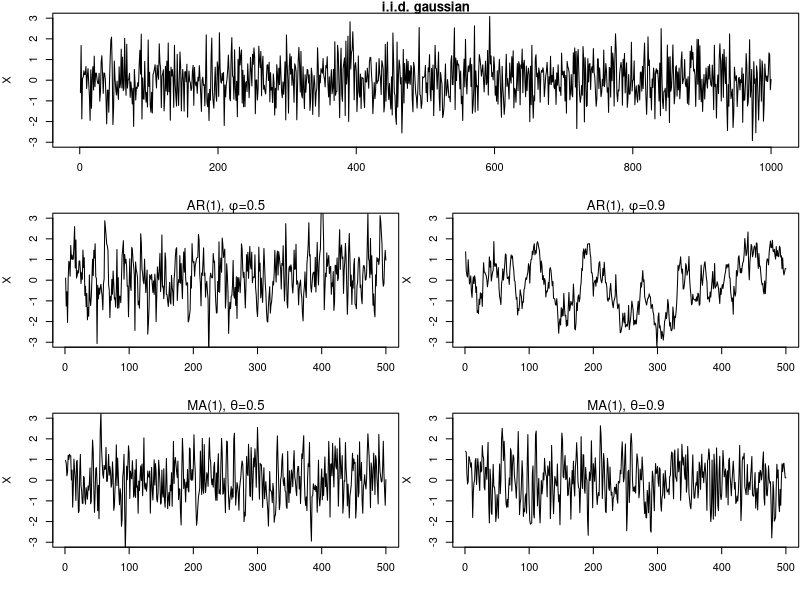
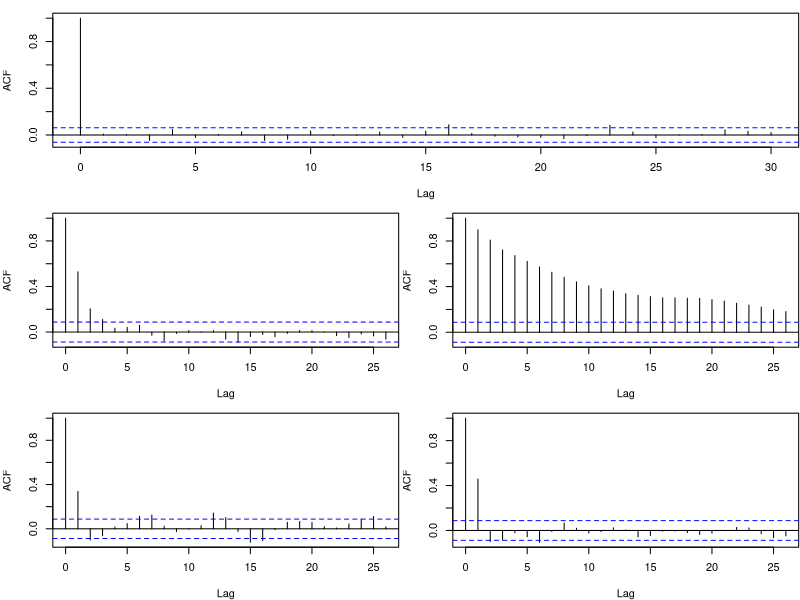
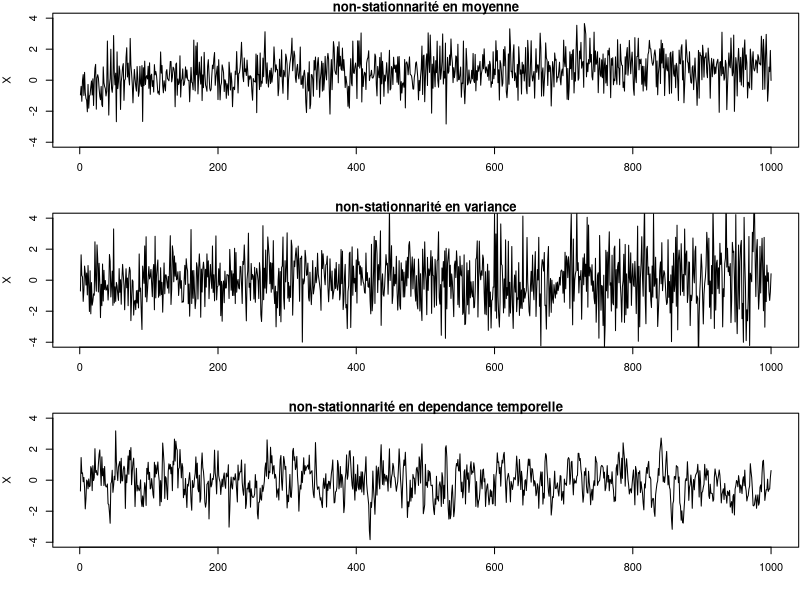
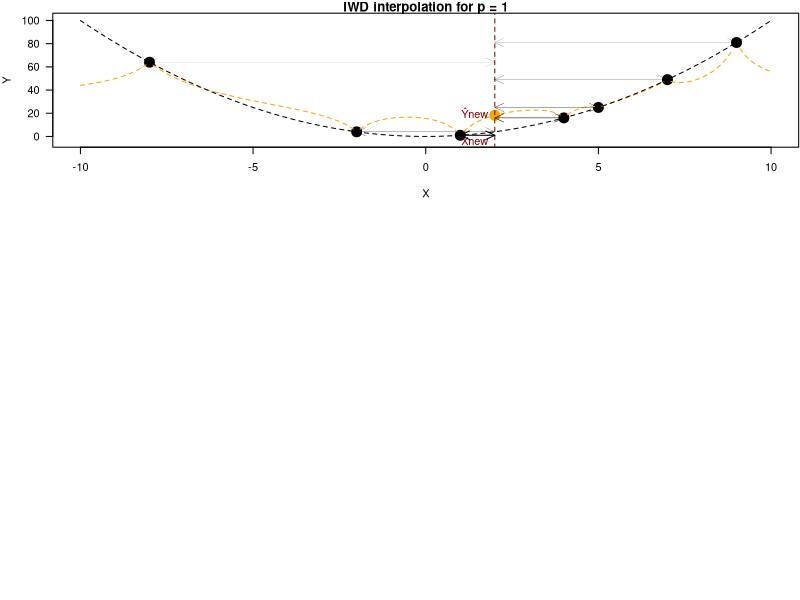
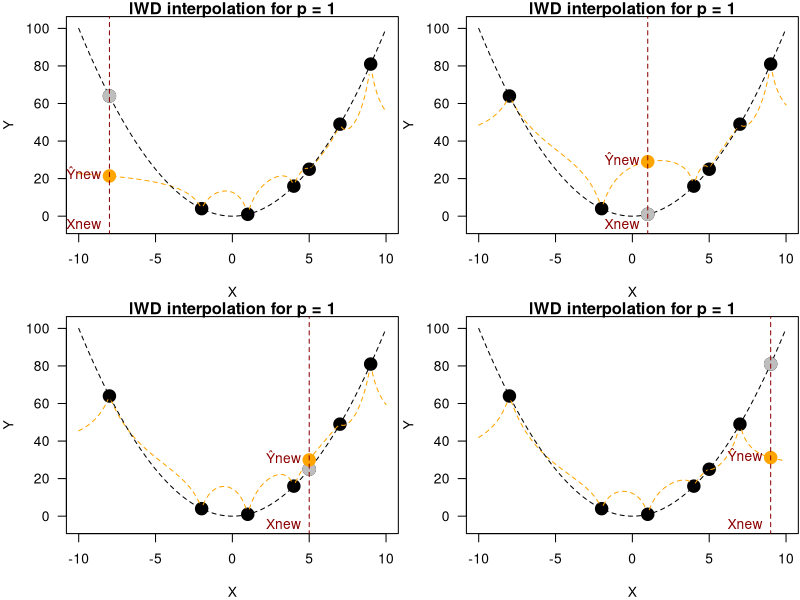

These figures' R source, in order:
## ---- chunk 1
n <- 500
par(mar = c(4, 4, 1, .1))
layout(matrix(c(1,1,2,3,4,5), 3, 2, byrow = TRUE))
ylim <- c(-3, 3)
X <- rnorm(2*n, 0, 1)
plot(X, xlab = "", type = "l", ylim = ylim, main = "i.i.d. gaussian")

ar1 <- 0.5
X <- arima.sim(list(order=c(1,0,0), ar=ar1), n=n)*sqrt(1-ar1^2)
plot(X, xlab = "", ylim = ylim, main = expression(paste("AR(1), ", phi, "=0.5")))


ar1 <- 0.9
X <- arima.sim(list(order=c(1,0,0), ar=ar1), n=n)*sqrt(1-ar1^2)
plot(X, xlab = "", ylim = ylim, main = expression(paste("AR(1), ", phi, "=0.9")))


ar1 <- 0.5
X <- arima.sim(list(order=c(0,0,1), ma=ar1), n=n)/sqrt(1+ar1^2)
plot(X, xlab = "", ylim = ylim, main = expression(paste("MA(1), ", theta, "=0.5")))


ar1 <- 0.9
X <- arima.sim(list(order=c(0,0,1), ma=ar1), n=n)/sqrt(1+ar1^2)
plot(X, xlab = "", ylim = ylim, main = expression(paste("MA(1), ", theta, "=0.9")))
## ---- chunk 2
n <- 500
par(mar = c(4, 4, 1, .1))
layout(matrix(c(1,1,2,3,4,5), 3, 2, byrow = TRUE))
X <- rnorm(2*n, 0, 1)
plot(acf(X, plot = FALSE), main = "i.i.d. gaussian")

ar1 <- 0.5
X <- arima.sim(list(order=c(1,0,0), ar=ar1), n=n)*sqrt(1-ar1^2)
plot(acf(X, plot = FALSE), main = expression(paste("AR(1), ", phi, "=0.5")))


ar1 <- 0.9
X <- arima.sim(list(order=c(1,0,0), ar=ar1), n=n)*sqrt(1-ar1^2)
plot(acf(X, plot = FALSE),  main = expression(paste("AR(1), ", phi, "=0.9")))


ar1 <- 0.5
X <- arima.sim(list(order=c(0,0,1), ma=ar1), n=n)/sqrt(1+ar1^2)
plot(acf(X, plot = FALSE), main = expression(paste("MA(1), ", theta, "=0.5")))


ar1 <- 0.9
X <- arima.sim(list(order=c(0,0,1), ma=ar1), n=n)/sqrt(1+ar1^2)
plot(acf(X, plot = FALSE), main = expression(paste("MA(1), ", theta, "=0.9")))
## ---- chunk 3
n <- 1000
par(mar = c(4, 4, 1, .1))
par(mfrow = c(3, 1))
ylim <- c(-4, 4)

X <- rnorm(n, 0 + seq(0, 1, length.out = n), 1)
plot(X, xlab = "", type = "l", ylim = ylim, main = "non-stationnarité en moyenne")

X <- rnorm(n, 0, 1 + seq(0, 1, length.out = n))
plot(X, xlab = "", type = "l", ylim = ylim, main = "non-stationnarité en variance")

ar1 <- seq(0.3, 1, length.out = n)
for(i in 2:n){
  X[i] <-  (ar1[i] * X[i-1]  + rnorm(1)) / sqrt(1 + ar1[i]^2)
}
plot(X, xlab = "", , type = "l", ylim = ylim, main = "non-stationnarité en dependance temporelle")
## ---- chunk 4
n <- 5
X <- c(-8, -2, 1, 4, 5, 7, 9)
Y <- X^2
par(mar = c(4, 4, 1, .1))
plot(X, Y, pch = 19, las = 1, xlim = c(-10, 10), ylim = c(-5, 102), cex = 2, main = "IWD interpolation for p = 1")
Xnew <- seq(-10, 10, by = 0.1)
Ynew <- numeric(length(Xnew))
col <- numeric(length(Xnew))
for( i in seq_along(Xnew)){
  dist <- abs(X - Xnew[i])
  weight <- 1/dist
  weight <- weight/sum(weight)
  Ynew[i] <- sum(weight * Y)
}
lines(Xnew, Ynew, col = "orange", lty = 2)
lines(Xnew, Xnew^2, col = "black", lty = 2)
points(Xnew[Xnew == 2], Ynew[Xnew == 2], col = "orange", cex = 2, pch = 19)

segments(2, -10, 2, 110, col = "red4", lty = 2)

text(2, Ynew[Xnew == 2], col = "red4", labels = "Ŷnew", pos = 2)
text(2, -5, col = "red4", labels = "Xnew", pos = 2)

dist <- abs(X - 2)
weight <- 1/dist
weight <- weight/sum(weight)
weight <- weight/max(weight)
Ynew[i] <- sum(weight * Y)
for( i in seq_along(X)){
  arrows(2, Y[i], X[i], Y[i], code = 3, lty = 1, lwd = weight[i], length = 0.1, angle = 25)
}
## ---- chunk 5
n <- 5
X <- c(-8, -2, 1, 4, 5, 7, 9)
Y <- X^2
par(mar = c(4, 4, 1, .1), mfrow = c(2, 2))
for(iloo in c(1, 3, 5, 7)){
  plot(X, Y, pch = 19, las = 1, xlim = c(-10, 10), ylim = c(-5, 102), cex = 2, main = "IWD interpolation for p = 1")
  Xnew <- seq(-10, 10, by = 0.1)
  Ynew <- numeric(length(Xnew))
  col <- numeric(length(Xnew))
  for( i in seq_along(Xnew)){
    dist <- abs(X[-iloo] - Xnew[i])
    weight <- 1/dist
    weight <- weight/sum(weight)
    Ynew[i] <- sum(weight * Y[-iloo])
  }
  lines(Xnew, Ynew, col = "orange", lty = 2)
  lines(Xnew, Xnew^2, col = "black", lty = 2)
  points(X[iloo], Y[iloo], col = "grey", cex = 2, pch = 19)
  points(Xnew[Xnew == X[iloo]], Ynew[Xnew == X[iloo]], col = "orange", cex = 2, pch = 19)
  
  segments(X[iloo], -10, X[iloo], 110, col = "red4", lty = 2)
  
  text(X[iloo], Ynew[Xnew == X[iloo]], col = "red4", labels = "Ŷnew", pos = 2)
  text(X[iloo], -5, col = "red4", labels = "Xnew", pos = 2)
}
